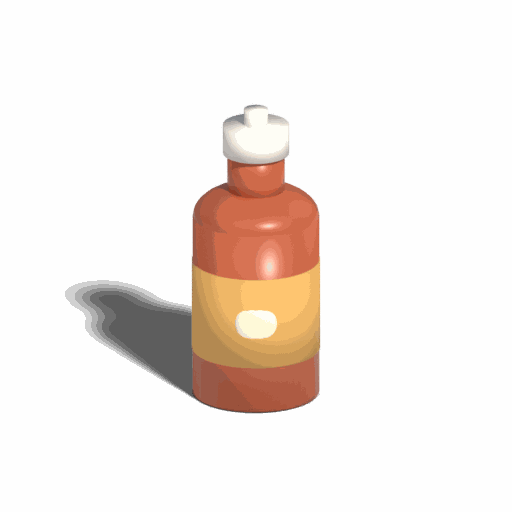
#> input picture tools/data_backup/sise_orijinal/sos_sise.png, 512 x 512 px; its folder holds 4 pictures in this run
$ python crop_sauces.py
#> lines starting #> are read from the running program, lines starting #| are printed output that depends on the picture; after the words box and inside, x2 and y2 are one past the last pixel; in counts of white or black regions, pixels touching at a corner belong together
"""Sos şişesi sprite'larını yalnız şişeye kırpar ve dört şişeyi aynı tuvalde, tabanı hizalı bırakır.

Blender çıktısında şişe 512x512 karenin küçük bir bölümüydü (boşluk + sola düşen gölge); etiketten kopuk görünüyordu.
Çalıştırma:  python -I tools/crop_sauces.py   (kaynaklar tools/icon_src yerine assets/sprites içindedir; ilk çalıştırmada
yedek tools/data_backup/sise_orijinal/ altına alınır)
"""
import shutil
from pathlib import Path

from PIL import Image

ROOT = Path(__file__).resolve().parent.parent
SPR = ROOT / "assets" / "sprites"
BACKUP = ROOT / "tools" / "data_backup" / "sise_orijinal"
NAMES = ["sos_sise", "ketcap_sise", "mayonez_sise", "nar_sise"]
PAD = 4


def bottle_box(im):
    a = im.getchannel("A").point(lambda v: 255 if v >= 200 else 0)
    return a.getbbox()


def main():
    BACKUP.mkdir(parents=True, exist_ok=True)
    crops = []
    for n in NAMES:
        src = SPR / f"{n}.png"
        bak = BACKUP / f"{n}.png"
        if not bak.exists():
            shutil.copy(src, bak)
        im = Image.open(bak).convert("RGBA")
#> im is the input picture: PIL image 512x512 RGBA; mean R, G, B, A 25.7, 17.7, 12.8, 36.7
        box = bottle_box(im)
#> in bottle_box, `a = im.getchannel("A").point(lambda v: 255 if v >= 200 else 0)`:
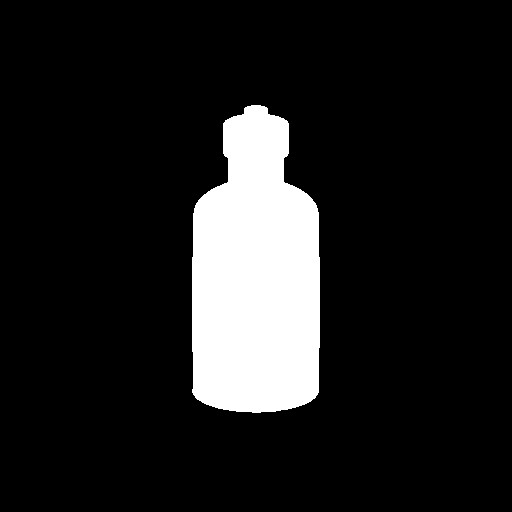
#> a: PIL image 512x512 L; 12.3% white; 1 white region, box (x1, y1, x2, y2) and area: (192, 105, 320, 413) 32265
#> box = (192, 105, 320, 413)
        crops.append(im.crop((box[0] - PAD, box[1] - PAD, box[2] + PAD, box[3] + PAD)))
#> pass 2 of the loop in main, `for n in NAMES:`:
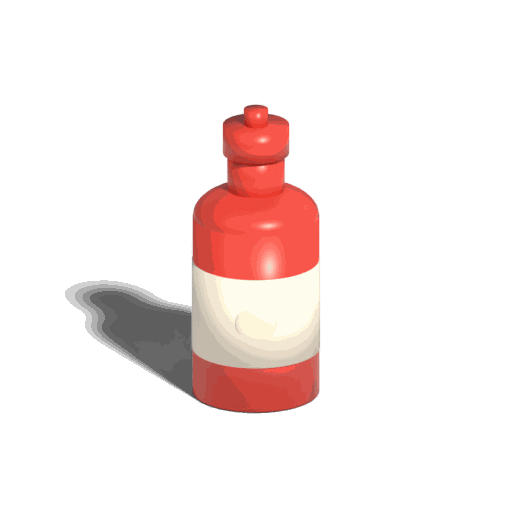
#> input picture tools/data_backup/sise_orijinal/ketcap_sise.png, 512 x 512 px
#> in main, im is the input picture: PIL image 512x512 RGBA; mean R, G, B, A 28.5, 16.7, 15.1, 35.8
#> in bottle_box (call 2), `a = im.getchannel("A").point(lambda v: 255 if v >= 200 else 0)`:
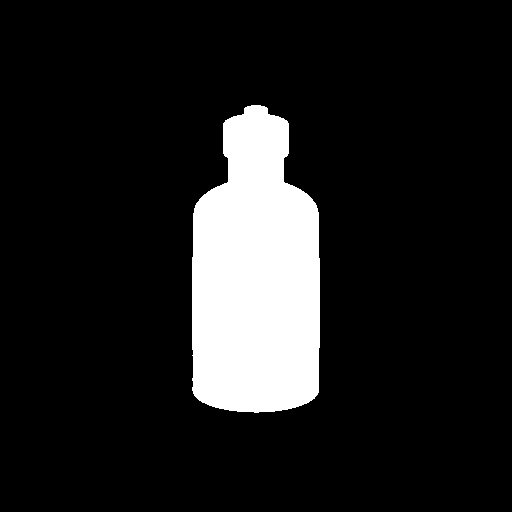
#> a: PIL image 512x512 L; 12.3% white; 1 white region, box (x1, y1, x2, y2) and area: (192, 105, 320, 413) 32249
#> pass 3 of the loop in main, `for n in NAMES:`:
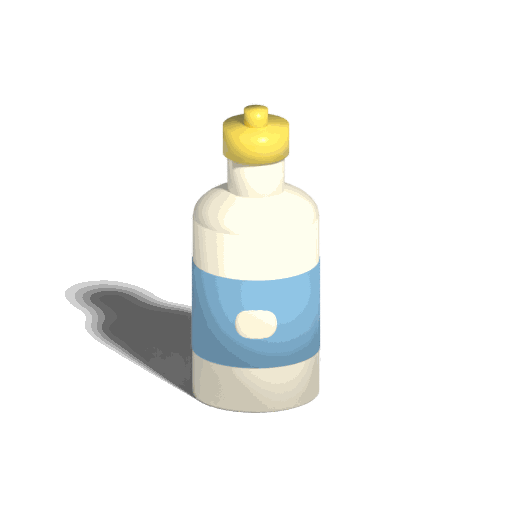
#> input picture tools/data_backup/sise_orijinal/mayonez_sise.png, 512 x 512 px
#> in main, im is the input picture: PIL image 512x512 RGBA; mean R, G, B, A 25, 26.3, 24.6, 35.7
#> in bottle_box (call 3), `a = im.getchannel("A").point(lambda v: 255 if v >= 200 else 0)`:
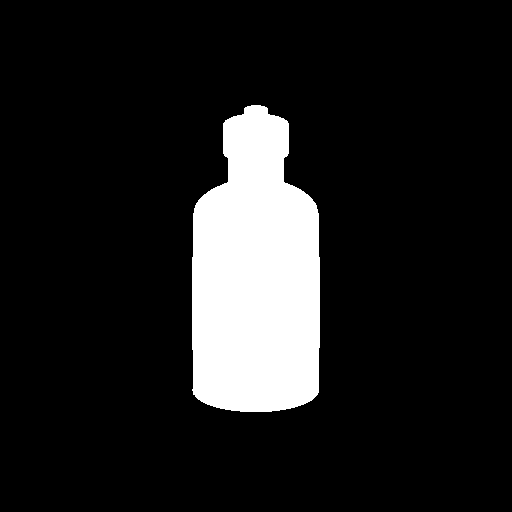
#> a: PIL image 512x512 L; 12.3% white; 1 white region, box (x1, y1, x2, y2) and area: (192, 105, 320, 412) 32211
#> box = (192, 105, 320, 412)
#> the loop made 4 passes; the first 3 are shown
    w = max(c.width for c in crops)
    h = max(c.height for c in crops)
    for n, c in zip(NAMES, crops):
        canvas = Image.new("RGBA", (w, h), (0, 0, 0, 0))
        canvas.alpha_composite(c, ((w - c.width) // 2, h - c.height))  # tabanlar hizalı
        canvas.save(SPR / f"{n}.png", optimize=True)
#> this loop made 4 passes
#> pass 1, in main, `canvas.save(SPR / f"{n}.png", optimize=True)`:
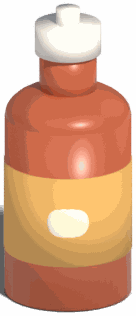
#> saved as sos_sise.png: PIL image 137x316 RGBA; mean R, G, B, A 155.9, 107, 77.4, 192.3; transparent parts drawn white
#> pass 2, in main, `canvas.save(SPR / f"{n}.png", optimize=True)`:
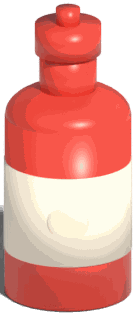
#> saved as ketcap_sise.png: PIL image 137x316 RGBA; mean R, G, B, A 172.4, 101.2, 91.5, 192; transparent parts drawn white
#> after the loop:
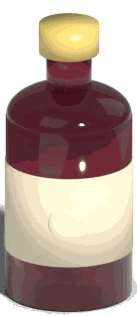
#> canvas: PIL image 137x316 RGBA; mean R, G, B, A 114.4, 93.9, 84, 188.5; transparent parts drawn white
    print("tuval", w, h)


main()
